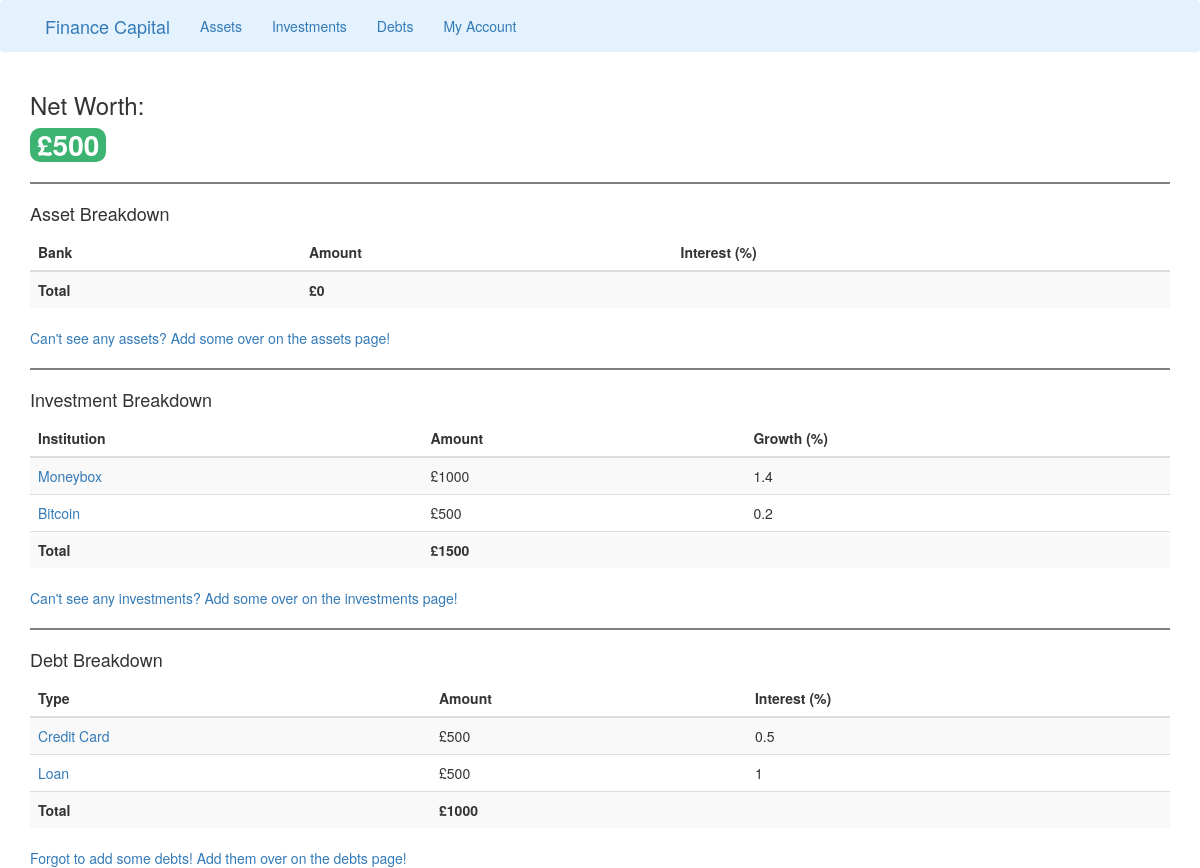
/account, run on an earlier commit of the app's database.
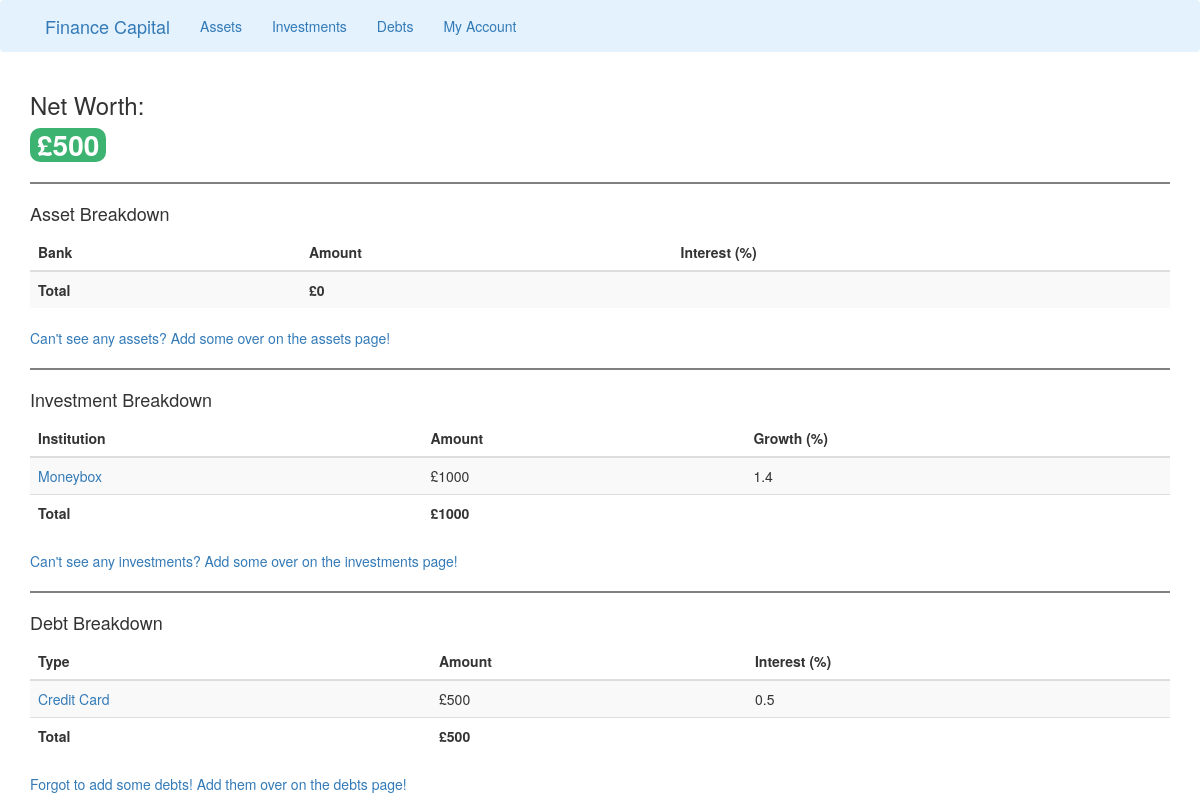
And on a later commit of the database.
### run.py (models this page shows, shortened)
class adding_investments(db.Model, UserMixin):
    id = db.Column(db.Integer, primary_key=True)
    institution = db.Column(db.String, nullable=False)
    amount = db.Column(db.Integer, nullable=False)
    growth = db.Column(db.Integer, nullable=False)

class adding_debts(db.Model, UserMixin):
    id = db.Column(db.Integer, primary_key=True)
    debt_type = db.Column(db.String, nullable=False)
    amount = db.Column(db.Integer, nullable=False)
    interest = db.Column(db.Integer, nullable=False)

### run.py (the view)
@app.route('/account', methods=['GET', 'POST'])
def account():
    form_1 = adding_assets.query.all()
    form_2 = adding_investments.query.all()
    form_3 = adding_debts.query.all()
    result_1 = [r.amount for r in db.session.query(adding_assets).all()]
    total_assets = sum(result_1)
    result_2 = [r.amount for r in db.session.query(adding_investments).all()]
    total_investments = sum(result_2)
    result_3 = [r.amount for r in db.session.query(adding_debts).all()]
    total_debts = sum(result_3)
    net_worth = total_assets + total_investments - total_debts
    return render_template('account.html', title='Account', form_1=form_1, form_2=form_2, form_3=form_3,
                            total_assets=total_assets, total_investments=total_investments,
                            total_debts=total_debts, net_worth=net_worth)

### templates/account.html (shortened to what this page needs)
{% extends 'base.html' %}
{% block content %}
<link rel="stylesheet" href='run.py'>
<div class="container">
    <h3>Net Worth:</h3>
    {% if net_worth > 0 %}
        <span class="badge badge-info even-larger-badge" style="background-color:MediumSeaGreen;">£{{ net_worth }}</span>
    {% elif net_worth < 0  %}
        <span class="badge badge-info even-larger-badge" style="background-color:Tomato;">£{{ net_worth }}</span>
    {% else %}
        <span class="badge badge-info even-larger-badge">£0</span>
    {% endif %}
    <hr style="height:2px;border-width:0;color:gray;background-color:gray">
    <h4>Asset Breakdown</h4>
        <table class="table table-striped">
            <thead>
            <tr>
                <th>Bank</th>
                <th>Amount</th>
                <th>Interest (%)</th>
            </tr>
            </thead>
            <tbody>
            <tr>
                <th>Total</th>
                <th>£{{ total_assets }}</th>
                <th></th>
            </tr>
            </tbody>
        </table>
    <a href="{{ url_for('assets') }}">Can't see any assets? Add some over on the assets page!</a>
    <hr style="height:2px;border-width:0;color:gray;background-color:gray">
    <h4>Investment Breakdown</h4>
    <table class="table table-striped">
        <thead>
        <tr>
            <th>Institution</th>
            <th>Amount</th>
            <th>Growth (%)</th>
        </tr>
        </thead>
        <tbody>
        {% for investment in form_2 %}
        <tr>
            <td> <a href="{{ url_for('delete_investment', investment_id=investment.id) }}">{{ investment.institution }}</td>
            <td>£{{ investment.amount }}</td>
            <td>{{ investment.growth }}</td>
        </tr>
        {% endfor %}
        <tr>
            <th>Total</th>
            <th>£{{ total_investments }}</th>
            <th></th>
        </tr>
        </tbody>
    </table>
    <a href="{{ url_for('investments') }}">Can't see any investments? Add some over on the investments page!</a>
    <hr style="height:2px;border-width:0;color:gray;background-color:gray">
    <h4>Debt Breakdown</h4>
        <table class="table table-striped">
            <thead>
            <tr>
                <th>Type</th>
                <th>Amount</th>
                <th>Interest (%)</th>
            </tr>
            </thead>
            <tbody>
                {% for debt in form_3 %}
                <tr>
                    <td> <a href="{{ url_for('delete_debt', debt_id=debt.id) }}">{{ debt.debt_type }}</td>
                    <td>£{{ debt.amount }}</td>
                    <td>{{ debt.interest }}</td>
                </tr>
                {% endfor %}
                <tr>
                    <th>Total</th>
                    <th>£{{ total_debts }}</th>
                    <th></th>
                </tr>
            </tbody>
        </table>
    <a href="{{ url_for('debts') }}">Forgot to add some debts! Add them over on the debts page!</a>
</div>
{% endblock content %}

### templates/base.html (shortened to what this page needs)
<!DOCTYPE html>
<html lang="en">
<head>
  <link rel="stylesheet" href="https://maxcdn.bootstrapcdn.com/bootstrap/3.4.1/css/bootstrap.min.css">
</head>
<html>
<body>
    <nav>
    <div class="navbar navbar-light" style="background-color: #e3f2fd;">
        <div class='container'>
        <div class="container-fluid">
            <div class="navbar-header">
                <a class="navbar-brand" href="{{ url_for('home') }}">Finance Capital</a>
            </div>
            <ul class="nav navbar-nav">
                <li><a href="{{ url_for('assets') }}">Assets</a></li>
                <li><a href="{{ url_for('investments') }}">Investments</a></li>
                <li><a href="{{ url_for('debts') }}">Debts</a></li>
                <li><a href="{{ url_for('account') }}">My Account</a></li>
            </ul>
        </div>
        </div>
    </div>
    </nav>
    {% block content %}
    {% endblock %}
</body>
</html>

### templates/account.html (style rules this page uses)
.even-larger-badge { font-size: 2.0em; }

What changed in the data, as far as the page shows it:
removed adding_investments: institution "Bitcoin", amount "500", growth "0.2"
removed adding_debts: debt_type "Loan", amount "500", interest "1"
Also different on the page:
{{ total_investments }}: "1500" → "1000"
{{ total_debts }}: "1000" → "500"
